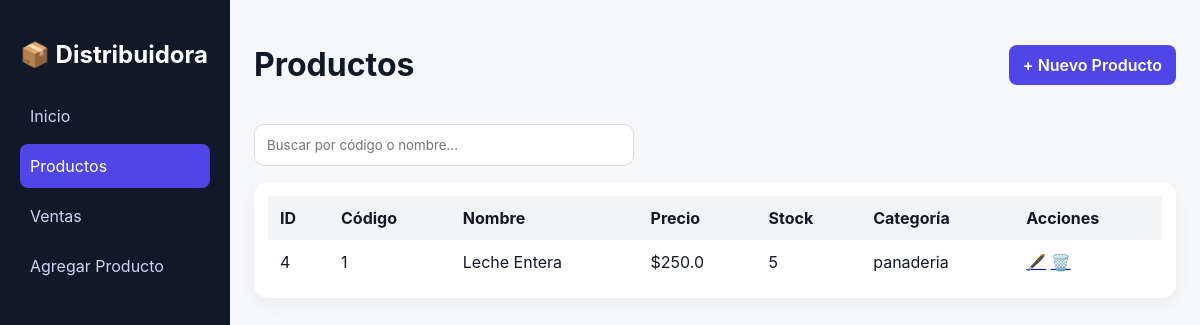
Before: /productos with the older database file.
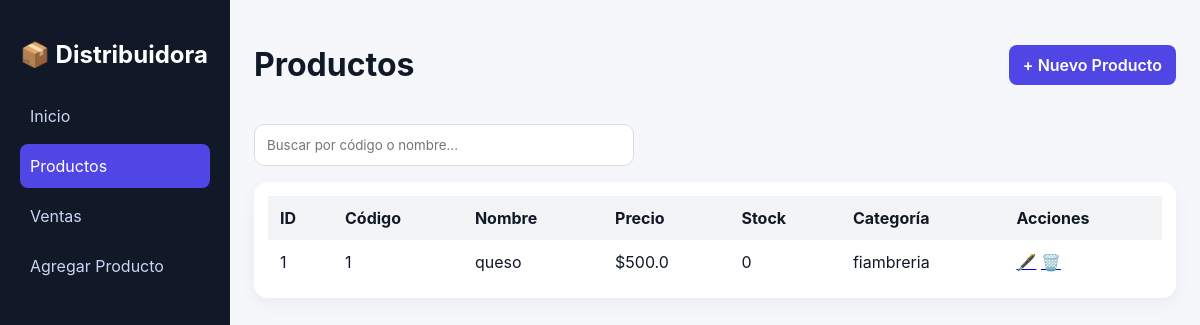
After: the same page with the newer database file.
### tables this page shows
CREATE TABLE productos (
            id INTEGER PRIMARY KEY AUTOINCREMENT,
            nombre TEXT NOT NULL,
            codigo TEXT NOT NULL,
            precio REAL NOT NULL,
            stock INTEGER NOT NULL DEFAULT 0,
            categoria TEXT NOT NULL
        );

### routes/products.py (the view)
@productos_bp.route("/productos")
def productos():
    conn = conectar()
    producto = conn.execute("SELECT * FROM productos").fetchall()
    for p in producto:
        print(dict(p))
    conn.close()
    return render_template("productos.html", productos=producto, page = "productos")

### db.py (called while the page is built)
def conectar():
    conn = sqlite3.connect(DB_NAME)
    conn.row_factory = sqlite3.Row
    return conn

### templates/productos.html (shortened to what this page needs)
<html lang="es">
<head>
<link rel="stylesheet" href="/static/style.css">
</head>
<body>
<div class="app">
  <aside class="sidebar">
    <h2 class="logo">📦 Distribuidora</h2>
     <nav>
    <a href="/" class="{% if page == 'inicio' %}active{% endif %}">Inicio</a>
    <a href="/productos" class="{% if page == 'productos' %}active{% endif %}">
      Productos
    </a>
    <a href="/ventas" class="{% if page == 'ventas' %}active{% endif %}">
      Ventas
    </a>
    <a href="/agregar_productos" class="{% if page == 'agregar_productos' %}active{% endif %}">
      Agregar Producto
    </a>
  </nav>
  </aside>
  <main class="content">
    <header class="topbar">
      <h1>Productos</h1>
      <a href="/agregar_productos" class="btn-primary">+ Nuevo Producto</a>
    </header>
    <div class="search-box">
      <input type="text" id="searchInput" placeholder="Buscar por código o nombre...">
    </div>
    <div class="table-card">
      <table id="productsTable">
        <thead>
          <tr>
            <th>ID</th>
            <th>Código</th>
            <th>Nombre</th>
            <th>Precio</th>
            <th>Stock</th>
            <th>Categoría</th>
            <th>Acciones</th>
          </tr>
        </thead>
        <tbody>
          {% for producto in productos %}
          <tr>
            <td>{{ producto.id }}</td>
            <td class="codigo">{{ producto.codigo }}</td>
            <td class="nombre">{{ producto.nombre }}</td>
            <td>${{ producto.precio }}</td>
            <td>{{ producto.stock }}</td>
            <td>{{ producto.categoria }}</td>
            <td><a href="/editar_producto/{{ producto.id }}" class="btn-edit">🖋️</a>
                <a href="/eliminar_producto/{{ producto.id }}" class="btn-delete">🗑️</a>
            </td>
          </tr>
          {% endfor %}
        </tbody>
      </table>
    </div>
  </main>
</div>
</body>
</html>

### static/style.css (style rules this page uses)
* { box-sizing: border-box; font-family: Inter, system-ui, sans-serif; }
body { margin: 0; background: #f6f7fb; color: #111827; }
.app { display: flex; height: 100vh; }
.sidebar { width: 230px; background: #111827; color: white; padding: 20px; }
.logo { margin-bottom: 25px; }
.sidebar nav a { display: block; color: #cbd5f5; text-decoration: none; padding: 12px 10px; border-radius: 8px; margin-bottom: 6px; transition: 0.2s; }
.sidebar nav a:hover, .sidebar nav a.active { background: #4f46e5; color: white; }
.content { flex: 1; padding: 24px; overflow-y: auto; }
.topbar { display: flex; justify-content: space-between; align-items: center; margin-bottom: 18px; }
.btn-primary { background: #4f46e5; color: white; padding: 10px 14px; border-radius: 8px; text-decoration: none; font-weight: 600; }
.search-box input { width: 100%; max-width: 380px; padding: 12px; border-radius: 10px; border: 1px solid #ddd; outline: none; margin-bottom: 16px; }
.table-card { background: white; border-radius: 14px; padding: 14px; box-shadow: 0 6px 18px rgba(0,0,0,0.05); }
table { width: 100%; border-collapse: collapse; }
thead { background: #f3f4f6; }
th, td { padding: 12px; text-align: left; }

Changed rows visible on the page:
removed productos: id "4", codigo "1", nombre "Leche Entera", precio "250.0", stock "5", categoria "panaderia"
added productos: id "1", codigo "1", nombre "queso", precio "500.0", stock "0", categoria "fiambreria"
